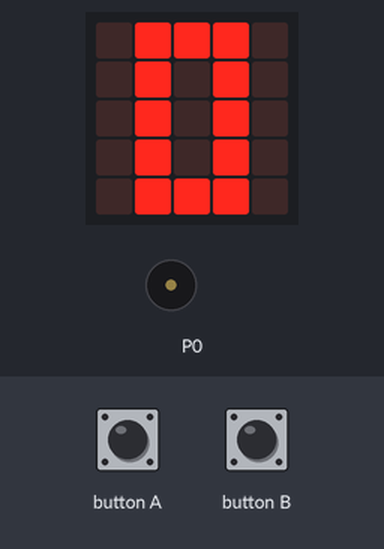
A program run on a simulated BBC micro:bit (MakeCode). On the bench: the board's 5×5 LED display, buzzer (waves = sounding). Inputs (shaded band) come from the test bench.

Above: at 5.8 s.
5.9 s: button A pressed for 0.15 s
At 7.2 s:
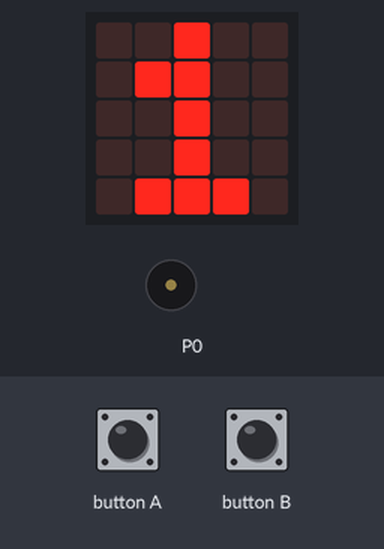
9.0 s: button A pressed for 0.15 s
At 10.6 s:
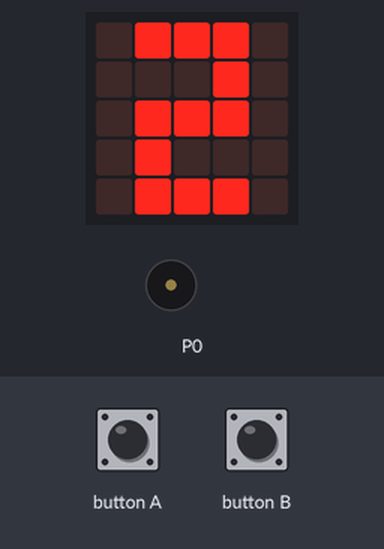
12.1 s: button A pressed for 0.15 s
At 12.8 s:
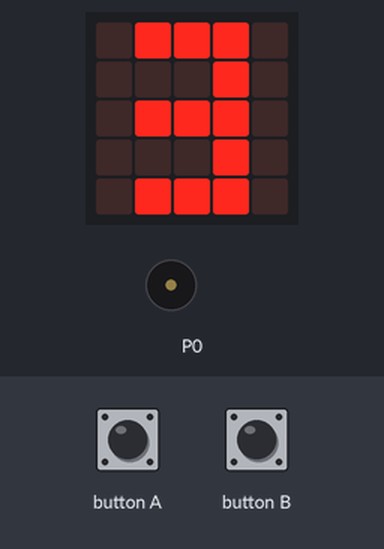
15.2 s: button A pressed for 0.15 s
At 16.1 s:
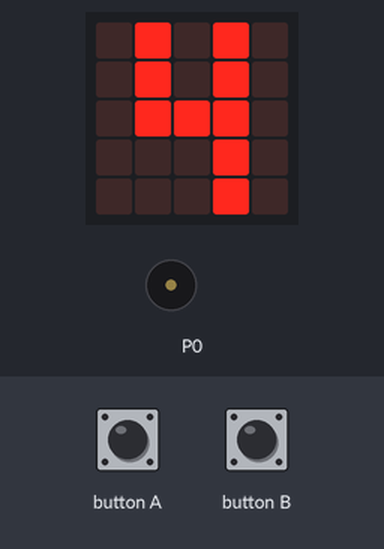
18.3 s: button A pressed for 0.15 s
At 19.6 s:
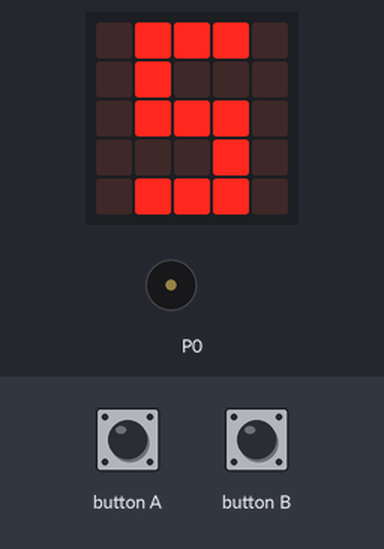
21.4 s: button A pressed for 0.15 s
At 22.9 s:
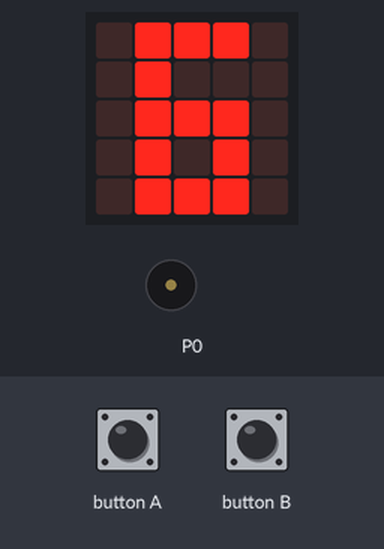
Timing chart, 0 to 24.4 s (numbered marks = the images above; inputs shaded):
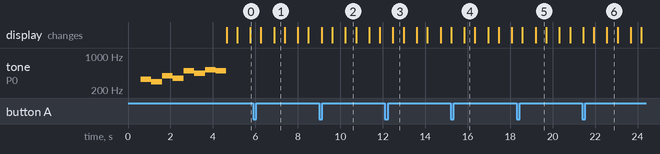

Measured:
- after the input at 5.9 s, the display: first differs from a run without the input after 0.98 s (image 1)
- after the input at 9.0 s, the display: first differs from a run without the input after 1.2 s (image 2)
- after the input at 12.1 s, the display: changes after 0.38 s (image 3)
- after the input at 15.2 s, the display: first differs from a run without the input after 0.64 s (image 4)
- after the input at 18.3 s, the display: first differs from a run without the input after 0.90 s (image 5)
- after the input at 21.4 s, the display: first differs from a run without the input after 1.2 s (image 6)
- what the display in image 1 shows lasts 0.5 s, from 6.9 s to 7.4 s

The program:

main.ts
```typescript
input.onButtonPressed(Button.A, function () {
    count += 1
})
function print_number (num: number) {
    if (num == 1) {
        basic.showLeds(`
            . . # . .
            . # # . .
            . . # . .
            . . # . .
            . # # # .
            `)
    } else if (num == 2) {
        basic.showLeds(`
            . # # # .
            . . . # .
            . # # # .
            . # . . .
            . # # # .
            `)
    } else if (num == 3) {
        basic.showLeds(`
            . # # # .
            . . . # .
            . # # # .
            . . . # .
            . # # # .
            `)
    } else if (num == 4) {
        basic.showLeds(`
            . # . # .
            . # . # .
            . # # # .
            . . . # .
            . . . # .
            `)
    } else if (num == 5) {
        basic.showLeds(`
            . # # # .
            . # . . .
            . # # # .
            . . . # .
            . # # # .
            `)
    } else if (num == 6) {
        basic.showLeds(`
            . # # # .
            . # . . .
            . # # # .
            . # . # .
            . # # # .
            `)
    } else if (num == 7) {
        basic.showLeds(`
            . # # # .
            . # . # .
            . . . # .
            . . . # .
            . . . # .
            `)
    } else if (num == 8) {
        basic.showLeds(`
            . # # # .
            . # . # .
            . # # # .
            . # . # .
            . # # # .
            `)
    } else if (num == 9) {
        basic.showLeds(`
            . # # # .
            . # . # .
            . # # # .
            . . . # .
            . . . # .
            `)
    } else if (num == 0) {
        basic.showLeds(`
            . # # # .
            . # . # .
            . # . # .
            . # . # .
            . # # # .
            `)
    }
}
input.onGesture(Gesture.Shake, function () {
    count = 0
})
function print (num: number) {
    _10자리 = (num - num % 10) / 10
    _1자리 = num % 10
    if (_10자리 != 0) {
        print_number(_10자리)
        basic.pause(100)
        basic.showLeds(`
            . . . . .
            . . . . .
            . . # . .
            . . . . .
            . . . . .
            `)
    }
    print_number(_1자리)
    basic.pause(100)
    basic.showLeds(`
        . . . . .
        . . # . .
        . . . . .
        . . # . .
        . . . . .
        `)
    basic.pause(200)
}
input.onButtonPressed(Button.B, function () {
    count += -1
})
let _1자리 = 0
let _10자리 = 0
let count = 0
basic.showIcon(IconNames.EigthNote)
music.playMelody("E D G F B A C5 B ", 120)
count = 0
basic.forever(function () {
    print(count)
})
```

test.ts
```typescript
// 테스트는 여기로 이동합니다; 이 패키지가 확장으로 사용될 때 컴파일되지 않을 것 입니다.
```
